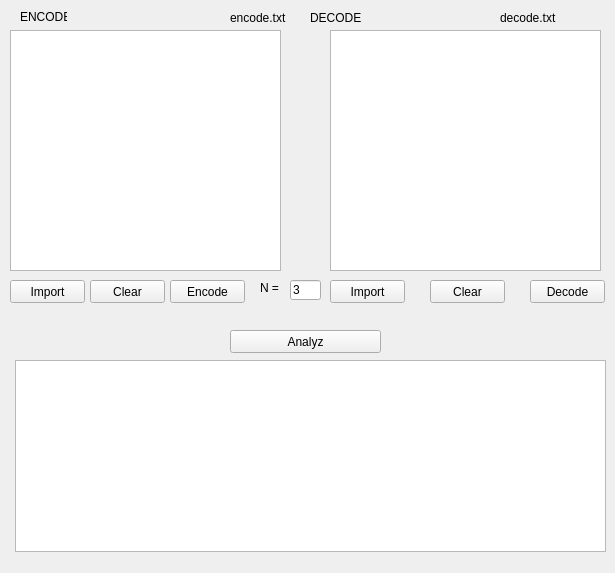
<?xml version="1.0" encoding="UTF-8"?>
<ui version="4.0">
 <class>Form</class>
 <widget class="QWidget" name="Form">
  <property name="geometry">
   <rect>
    <x>0</x>
    <y>0</y>
    <width>615</width>
    <height>573</height>
   </rect>
  </property>
  <property name="windowTitle">
   <string>CESAR</string>
  </property>
  <widget class="QPushButton" name="pushButton">
   <property name="geometry">
    <rect>
     <x>10</x>
     <y>280</y>
     <width>75</width>
     <height>23</height>
    </rect>
   </property>
   <property name="text">
    <string>Import</string>
   </property>
  </widget>
  <widget class="QLineEdit" name="lineEdit">
   <property name="geometry">
    <rect>
     <x>290</x>
     <y>280</y>
     <width>31</width>
     <height>20</height>
    </rect>
   </property>
   <property name="text">
    <string>3</string>
   </property>
  </widget>
  <widget class="QLabel" name="label">
   <property name="geometry">
    <rect>
     <x>230</x>
     <y>10</y>
     <width>61</width>
     <height>16</height>
    </rect>
   </property>
   <property name="text">
    <string>encode.txt</string>
   </property>
  </widget>
  <widget class="QTextBrowser" name="textBrowser">
   <property name="geometry">
    <rect>
     <x>10</x>
     <y>30</y>
     <width>271</width>
     <height>241</height>
    </rect>
   </property>
  </widget>
  <widget class="QTextBrowser" name="textBrowser_2">
   <property name="geometry">
    <rect>
     <x>330</x>
     <y>30</y>
     <width>271</width>
     <height>241</height>
    </rect>
   </property>
  </widget>
  <widget class="QLabel" name="label_2">
   <property name="geometry">
    <rect>
     <x>310</x>
     <y>10</y>
     <width>61</width>
     <height>16</height>
    </rect>
   </property>
   <property name="text">
    <string>DECODE</string>
   </property>
  </widget>
  <widget class="QPushButton" name="EncodeButton">
   <property name="geometry">
    <rect>
     <x>170</x>
     <y>280</y>
     <width>75</width>
     <height>23</height>
    </rect>
   </property>
   <property name="text">
    <string>Encode</string>
   </property>
  </widget>
  <widget class="QLabel" name="label_3">
   <property name="geometry">
    <rect>
     <x>260</x>
     <y>280</y>
     <width>31</width>
     <height>16</height>
    </rect>
   </property>
   <property name="text">
    <string>N =</string>
   </property>
  </widget>
  <widget class="QLabel" name="label_4">
   <property name="geometry">
    <rect>
     <x>20</x>
     <y>10</y>
     <width>47</width>
     <height>13</height>
    </rect>
   </property>
   <property name="text">
    <string>ENCODE</string>
   </property>
  </widget>
  <widget class="QLabel" name="label_5">
   <property name="geometry">
    <rect>
     <x>500</x>
     <y>10</y>
     <width>61</width>
     <height>16</height>
    </rect>
   </property>
   <property name="text">
    <string>decode.txt</string>
   </property>
  </widget>
  <widget class="QPushButton" name="button_im_dec">
   <property name="geometry">
    <rect>
     <x>330</x>
     <y>280</y>
     <width>75</width>
     <height>23</height>
    </rect>
   </property>
   <property name="text">
    <string>Import</string>
   </property>
  </widget>
  <widget class="QPushButton" name="buttonDecode">
   <property name="geometry">
    <rect>
     <x>530</x>
     <y>280</y>
     <width>75</width>
     <height>23</height>
    </rect>
   </property>
   <property name="text">
    <string>Decode</string>
   </property>
  </widget>
  <widget class="QPushButton" name="btnClear2">
   <property name="geometry">
    <rect>
     <x>430</x>
     <y>280</y>
     <width>75</width>
     <height>23</height>
    </rect>
   </property>
   <property name="text">
    <string>Clear</string>
   </property>
  </widget>
  <widget class="QPushButton" name="btnClear">
   <property name="geometry">
    <rect>
     <x>90</x>
     <y>280</y>
     <width>75</width>
     <height>23</height>
    </rect>
   </property>
   <property name="text">
    <string>Clear</string>
   </property>
  </widget>
  <widget class="QTextBrowser" name="textBrowser_3">
   <property name="geometry">
    <rect>
     <x>15</x>
     <y>360</y>
     <width>591</width>
     <height>192</height>
    </rect>
   </property>
  </widget>
  <widget class="QPushButton" name="btnButeForce">
   <property name="geometry">
    <rect>
     <x>230</x>
     <y>330</y>
     <width>151</width>
     <height>23</height>
    </rect>
   </property>
   <property name="text">
    <string>Analyz</string>
   </property>
  </widget>
 </widget>
 <resources/>
 <connections>
  <connection>
   <sender>pushButton</sender>
   <signal>clicked()</signal>
   <receiver>Form</receiver>
   <slot>buttonClick()</slot>
   <hints>
    <hint type="sourcelabel">
     <x>137</x>
     <y>171</y>
    </hint>
    <hint type="destinationlabel">
     <x>199</x>
     <y>149</y>
    </hint>
   </hints>
  </connection>
 </connections>
 <slots>
  <slot>buttonClick()</slot>
 </slots>
</ui>
